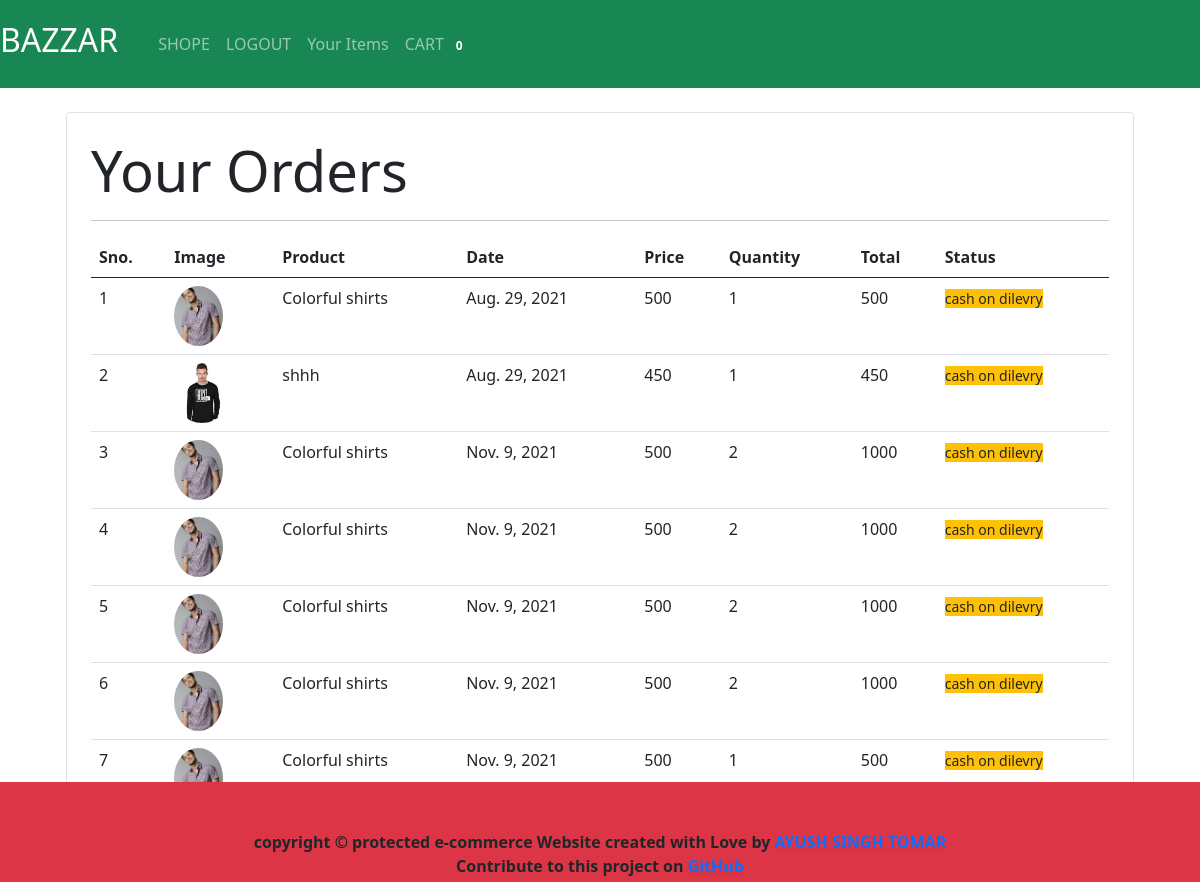
/ordered (signed in), run on an earlier commit of the app's database.
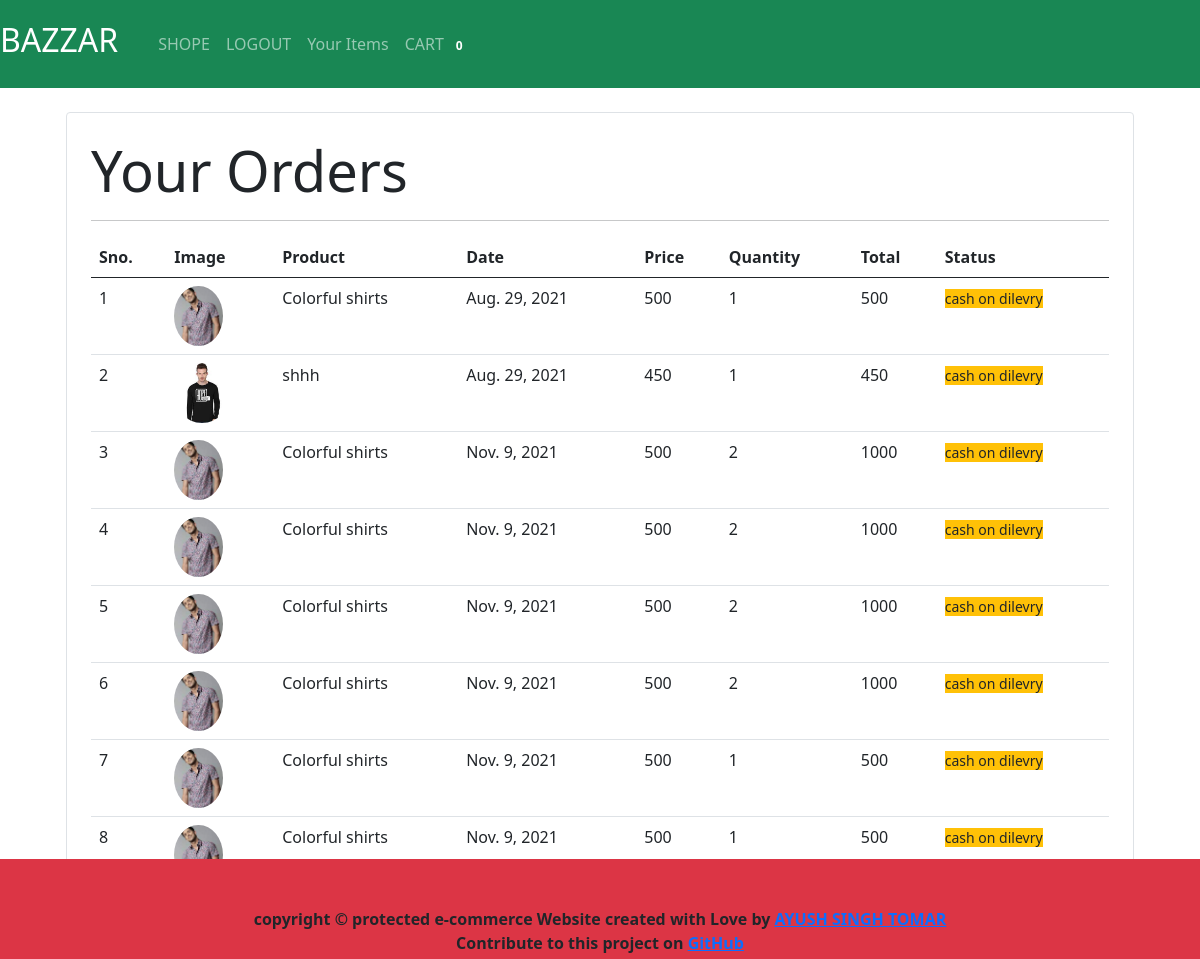
And on a later commit of the database.
### store/models/orders.py (models this page shows, shortened)
class Order(models.Model):
    product = models.ForeignKey(Product, on_delete=models.CASCADE)
    email=models.EmailField(max_length=30,default="tomarms2@yahoo.co.in")
    quantity = models.IntegerField(default=1)
    price = models.IntegerField()
    address = models.CharField(max_length=50, default='', blank=True)
    phone = models.CharField(max_length=50, default='', blank=True)
    date = models.DateField(default=datetime.datetime.today)
    pincode = models.CharField(default=0,max_length=9)
    status = models.CharField(max_length=20,default="cash on dilevry")
    objects=models.Manager()

### store/models/product.py (models this page shows, shortened)
class Product(models.Model):
    name=models.CharField(max_length=50)
    price=models.IntegerField()
    gategory=models.ForeignKey(Category,on_delete=models.CASCADE,default=1)
    description=models.ImageField(upload_to='uploads/products/',null=True,blank=True)

### store/views.py (the view)
# urls.py: path('ordered',ordered),
def ordered(request):
    email=request.session.get('email')
    orders= Order.objects.filter(email=email)
    return render(request,'orders.html',{'orders':orders})

### store/templatetags/cart.py (called while the page is built)
@register.filter(name='multiply')
def multiply(number , number1):
    return number * number1

### store/templates/orders.html
{% extends 'base.html' %}
{% block content %}
{% load cart %}
<div class="container">
   <div class="border rounded p-4 m-4">
        <p class="display-4 pl-4 ml-4">Your Orders</p>
        <hr>
        <table class="table">
            <thead>
                <tr>
                    <th>Sno.</th>
                    <th>Image</th>
                    <th>Product</th>
                    <th>Date</th>
                    <th>Price</th>
                    <th>Quantity</th>
                    <th>Total</th>
                    <th>Status</th>
                </tr>
            </thead>
            <tbody>
                {% for order in orders %}
                <tr>
                    <td>{{forloop.counter}}</td>
                    <td><img style="height: 60px;" class="rounded-circle" src="{{order.product.description.url}}" alt=""></td>
                    <td>{{order.product.name}}</td>
                    <td>{{order.date}}</td>
                    <td>{{order.price}}</td>
                    <td>{{order.quantity}}</td>
                    <td>{{order.quantity|multiply:order.price}}</td>
                    <td><small class="bg-warning">{{order.status}}</small></td>
                </tr>
                {% endfor %}
            </tbody>
        </table>
   </div>
</div>
{% endblock %}

What changed in the data, as far as the page shows it:
added Order: product.description (picture), product.name "Colorful shirts", date "Nov. 9, 2021", price "500", quantity "1", quantity|multiply "500", status "cash on dilevry"
